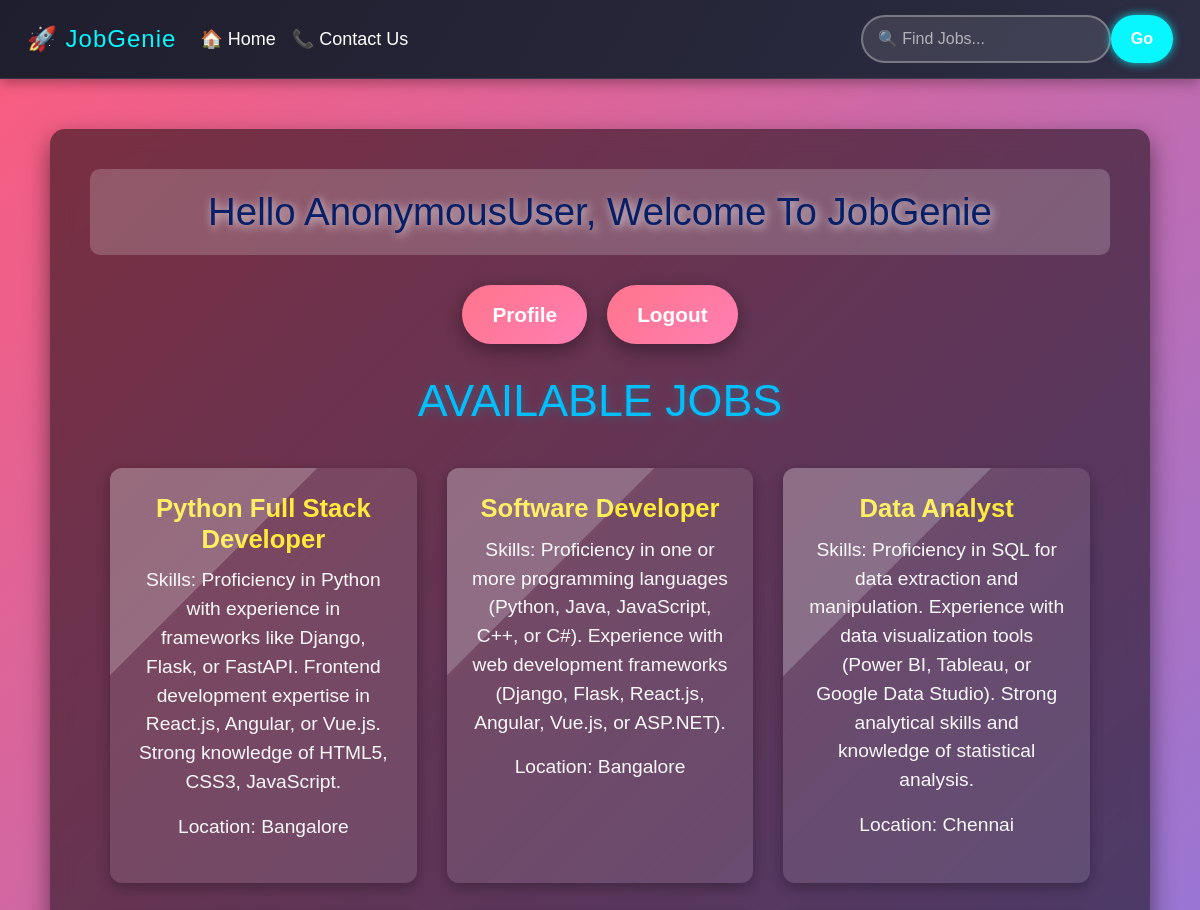
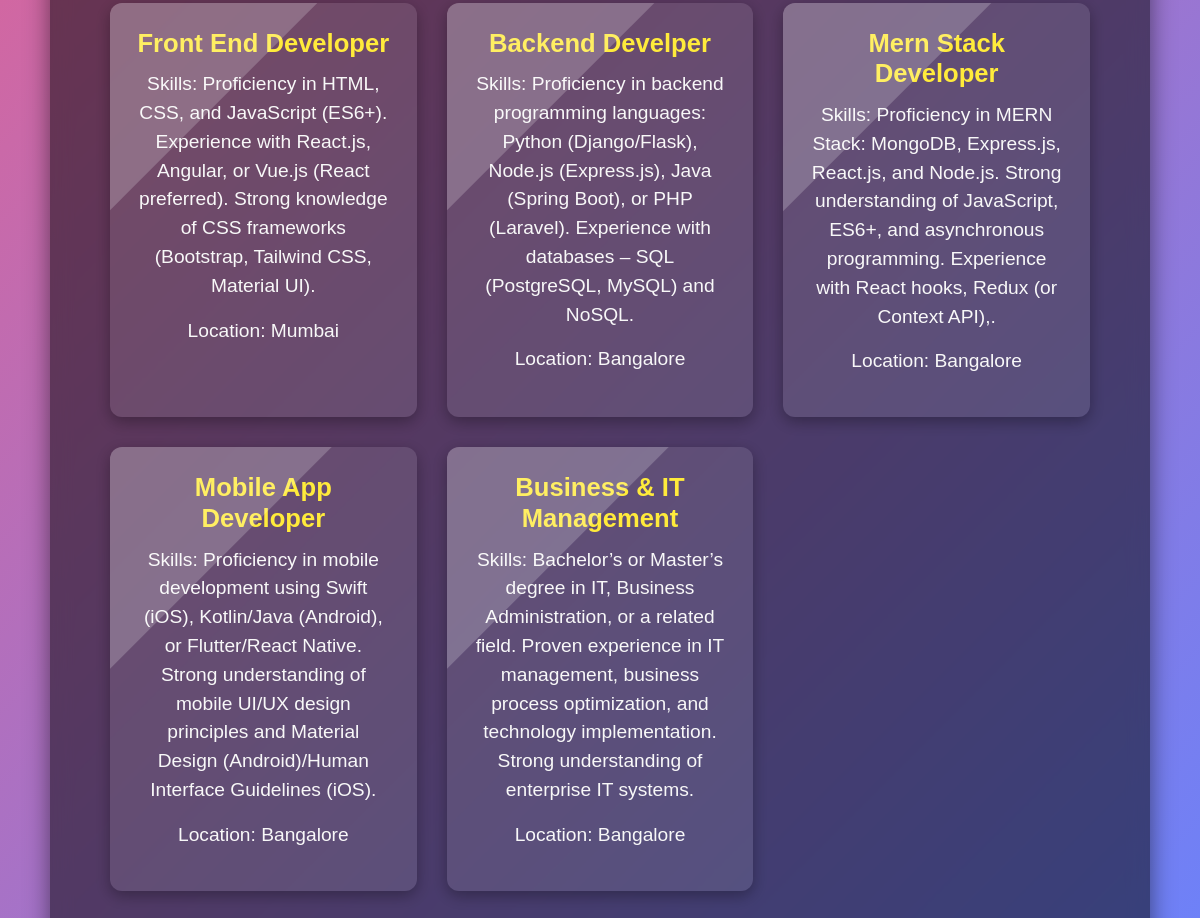
The page /home on the database its author committed (2 pictures, top to bottom).
### naukri/models.py (models this page shows)
class DetailJob(models.Model):
    jname=models.CharField(max_length=100)
    jdesc=models.TextField()
    company=models.CharField(max_length=200)
    location=models.CharField(max_length=200)
    salary=models.FloatField()
    experience=models.CharField(max_length=50)
    skills=models.TextField()

### naukri/views.py (the view)
# urls.py: 2. Add a URL to urlpatterns:  path('', views.home, name='home')
def home(request):
    query = request.GET.get('q', '')
    jobs=DetailJob.objects.all()
    if query:
        jobs = jobs.filter(
            Q(jname__icontains=query) | Q(location__icontains=query) | Q(skills__icontains=query)
        )
    return render(request,'home.html',{'jobs':jobs})

### naukri/templates/home.html (shortened to what this page needs)
{% extends 'main.html' %}
    {% block content %}
</head>
<body>
  <div class="container">
    <div class="header">
      <h1>Hello {{ request.user }}, Welcome To JobGenie</h1>
    </div>
    <div class="buttons-container">
      <button class="profile-btn">
        <a href="{% url 'profile' %}">Profile</a>
      </button>
      <button class="logout-btn">
        <a href="{% url 'logout' %}">Logout</a>
      </button>
    </div>
    <div class="jobs-section">
      <h2>Available Jobs</h2>
      <div class="jobs-list">
        {% for job in jobs %}
          <div class="job-item">
            <h3 class="job-title">
              <a href="{% url 'details' job.id %}">{{ job.jname }}</a>
            </h3>
            <p class="job-details">Skills: {{ job.skills }}</p>
            <p class="job-details">Location: {{ job.location }}</p>
          </div>
        {% endfor %}
      </div>
    </div>
  </div>
  {% endblock content %}

### naukri/templates/home.html (style rules this page uses)
body { background: linear-gradient(135deg, #fc5c7d, #6a82fb); font-family: 'Poppins', sans-serif; margin: 0; padding: 0; color: #fff; overflow-x: hidden; }
.container { max-width: 1100px; margin: 50px auto; padding: 40px; background: rgba(0, 0, 0, 0.5); border-radius: 15px; backdrop-filter: blur(10px); box-shadow: 0 10px 25px rgba(0, 0, 0, 0.5); text-align: center; animation: fadeIn 1s ease forwards; }
.header { padding: 20px; background: rgba(255, 255, 255, 0.2); border-radius: 10px; margin-bottom: 30px; }
.header h1 { font-size: 2.4rem; text-shadow: 2px 2px 10px rgba(255, 255, 255, 0.8); color: #061f66; margin: 0; }
.buttons-container { display: flex; justify-content: center; gap: 20px; margin-bottom: 30px; }
.profile-btn, .logout-btn { background: linear-gradient(135deg, #ff758c, #ff7eb3); border: none; padding: 14px 30px; border-radius: 30px; font-size: 1.3rem; font-weight: bold; color: #fff; cursor: pointer; transition: transform 0.3s ease, background 0.3s ease; box-shadow: 0 6px 20px rgba(0, 0, 0, 0.4); }
.buttons-container a { color: inherit; text-decoration: none; }
.jobs-section h2 { font-size: 2.8rem; text-transform: uppercase; color: #00BFFF; text-shadow: 1px 1px 10px rgba(9, 157, 177, 0.4); margin-bottom: 20px; }
.jobs-list { display: grid; grid-template-columns: repeat(auto-fit, minmax(300px, 1fr)); gap: 30px; padding: 20px; }
.job-item { background: rgba(255, 255, 255, 0.1); padding: 25px; border-radius: 12px; box-shadow: 0 5px 15px rgba(0, 0, 0, 0.3); transition: transform 0.3s ease, background 0.3s ease; position: relative; overflow: hidden; }
.job-item::before { content: ""; position: absolute; top: 0; left: -100%; width: 100%; height: 100%; background: rgba(255, 255, 255, 0.2); transform: skewX(-45deg); transition: left 0.5s ease; }
.job-title { font-size: 1.6rem; color: #ffeb3b; font-weight: bold; margin-bottom: 12px; }
.job-title a { text-decoration: none; color: inherit; }
.job-details { font-size: 1.2rem; color: #f8f8f8; margin-top: 5px; }

### rows shown on the page
DetailJob: jname "Python Full Stack Developer", skills "Proficiency in Python with experience in frameworks like Django, Flask, or FastAPI. Frontend development expertise in React.js, Angular, or Vue.js. Strong knowledge of HTML5, CSS3, JavaScript.", location "Bangalore"
DetailJob: jname "Software Developer", skills "Proficiency in one or more programming languages (Python, Java, JavaScript, C++, or C#). Experience with web development frameworks (Django, Flask, React.js, Angular, Vue.js, or ASP.NET).", location "Bangalore"
DetailJob: jname "Data Analyst", skills "Proficiency in SQL for data extraction and manipulation. Experience with data visualization tools (Power BI, Tableau, or Google Data Studio). Strong analytical skills and knowledge of statistical analysis.", location "Chennai"
DetailJob: jname "Front End Developer", skills "Proficiency in HTML, CSS, and JavaScript (ES6+). Experience with React.js, Angular, or Vue.js (React preferred). Strong knowledge of CSS frameworks (Bootstrap, Tailwind CSS, Material UI).", location "Mumbai"
DetailJob: jname "Backend Develper", skills "Proficiency in backend programming languages: Python (Django/Flask), Node.js (Express.js), Java (Spring Boot), or PHP (Laravel). Experience with databases – SQL (PostgreSQL, MySQL) and NoSQL.", location "Bangalore"
DetailJob: jname "Mern Stack Developer", skills "Proficiency in MERN Stack: MongoDB, Express.js, React.js, and Node.js. Strong understanding of JavaScript, ES6+, and asynchronous programming. Experience with React hooks, Redux (or Context API),.", location "Bangalore"
DetailJob: jname "Mobile App Developer", skills "Proficiency in mobile development using Swift (iOS), Kotlin/Java (Android), or Flutter/React Native. Strong understanding of mobile UI/UX design principles and Material Design (Android)/Human Interface Guidelines (iOS).", location "Bangalore"
DetailJob: jname "Business & IT Management", skills "Bachelor’s or Master’s degree in IT, Business Administration, or a related field. Proven experience in IT management, business process optimization, and technology implementation. Strong understanding of enterprise IT systems.", location "Bangalore"

### other values the page prints
{{ request.user }} "AnonymousUser"
